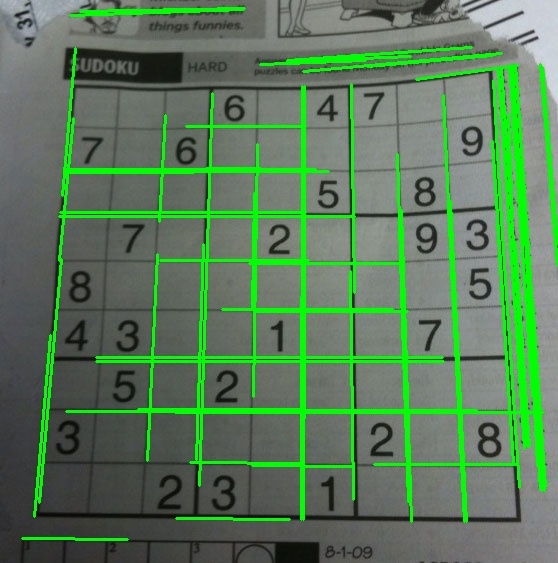
#> input picture houghlines5.jpg, 558 x 563 px, given in place of the camera
$ python track-color-objects.py
#> lines starting #> are read from the running program, lines starting #| are printed output that depends on the picture; after the words box and inside, x2 and y2 are one past the last pixel; in counts of white or black regions, pixels touching at a corner belong together
#> in track_on_camera, frame_bgr is the input picture: shape (563, 558, 3); mean B, G, R 89.8, 123.2, 90
import cv2 as cv
import numpy as np


def get_color_mask(image_hsv, hue, range=10):
    # color range to filter
    color_min = np.array([hue - range, 50, 50])
    color_max = np.array([hue + range, 255, 255])
    # create the mask
    mask = cv.inRange(image_hsv, color_min, color_max)
    return mask


def track_color_objects(frame_bgr):
    frame_hsv = cv.cvtColor(frame_bgr, cv.COLOR_BGR2HSV)
#> frame_hsv: shape (563, 558, 3); mean H, S, V 59.9, 50.5, 123.6
    cv.imshow("Cam", frame_bgr)

    def get_mask(hue, color_name):
#> called with hue = 120, color_name = 'blue'
        color_mask = get_color_mask(frame_hsv, hue)
#> in get_color_mask, `mask = cv.inRange(image_hsv, color_min, color_max)`:
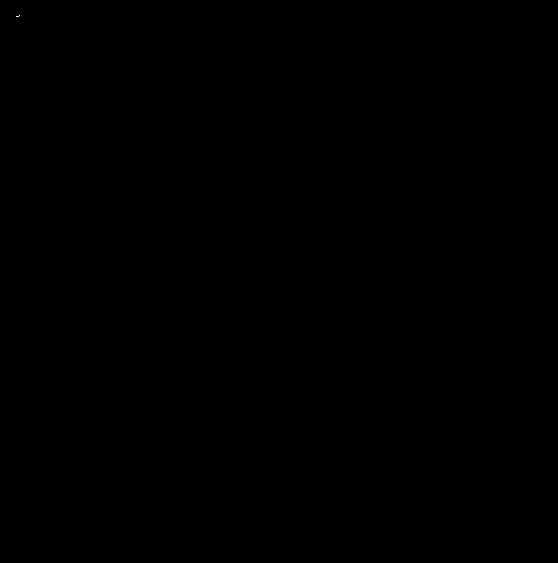
#> mask: shape (563, 558); 0% white in thin lines or dots, all inside (x1, y1, x2, y2) = (16, 15, 20, 17)
        color_image = cv.bitwise_and(frame_bgr, frame_bgr, mask=color_mask)
        cv.imshow(f"mask_{color_name}", color_mask)
        cv.imshow(color_name, color_image)
        canny = cv.Canny(color_mask, 100, 200)
#> canny: shape (563, 558); 0% white in thin lines or dots, all inside (x1, y1, x2, y2) = (15, 14, 20, 18)
        cv.imshow(f"canny_{color_name}", canny)
        return color_mask

    masks = [
        get_mask(120, "blue"),
        get_mask(0, "red")
    ]
#> in get_color_mask (call 2), `mask = cv.inRange(image_hsv, color_min, color_max)`: mask: shape (563, 558); every value is 0
#> in get_mask (call 2), `color_image = cv.bitwise_and(frame_bgr, frame_bgr, mask=color_mask)`: color_image: shape (563, 558, 3); every value is 0
    i = iter(masks)
    masks_combined = next(i)
    for m in i:
        masks_combined = cv.bitwise_or(masks_combined, m)
#> this loop made 1 pass

    color_image = cv.bitwise_and(frame_bgr, frame_bgr, mask=masks_combined)
    cv.imshow(f"mask_combined", masks_combined)
    cv.imshow("combined", color_image)

    canny = cv.Canny(frame_bgr, 100, 200)
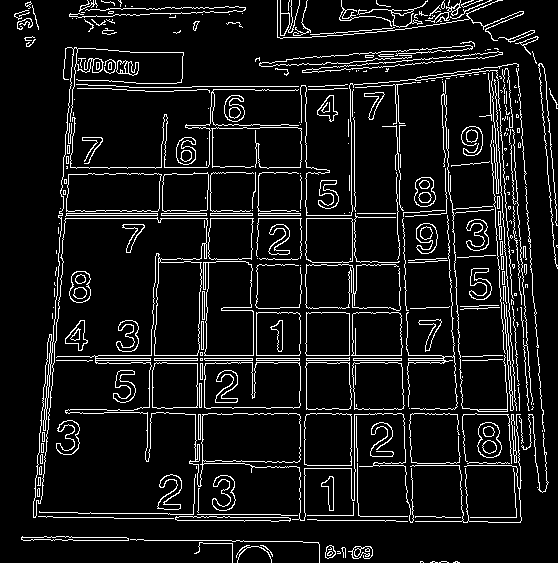
#> canny: shape (563, 558); 8.9% white in thin lines or dots
    cv.imshow("canny", canny)


def track_on_camera():
    camera = cv.VideoCapture(0)
    while True:
        found, frame_bgr = camera.read()
        if found:
            track_color_objects(frame_bgr)
            k = cv.pollKey()
#> (key Esc is pressed here)
            if k == 27:  # ESC
                cv.destroyAllWindows()
                break
        else:
            print("no frame")
            import time
            time.sleep(0.2)


def track_image(filename):
    img = cv.imread(filename)
    track_color_objects(img)
    while cv.waitKey(0) != 27:
        pass


def main():
    track_on_camera()

    # [7 lines of commented-out code are left out]


if __name__ == '__main__':
    main()
